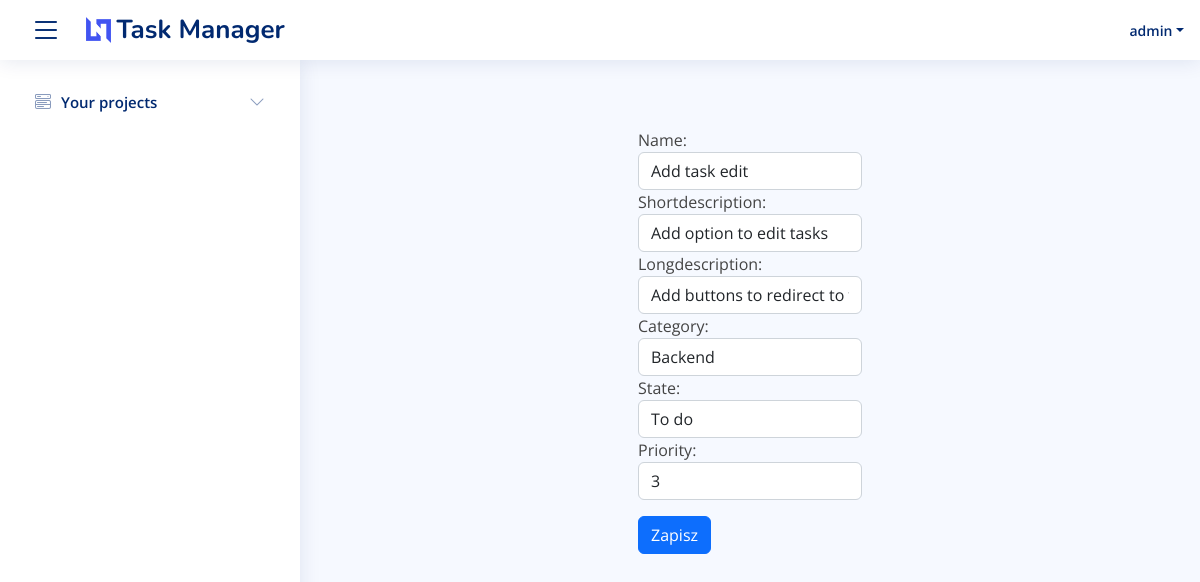
Before: /tasks/taskList/4/taskDetail/12/editTask/ (signed in) with the older database file.
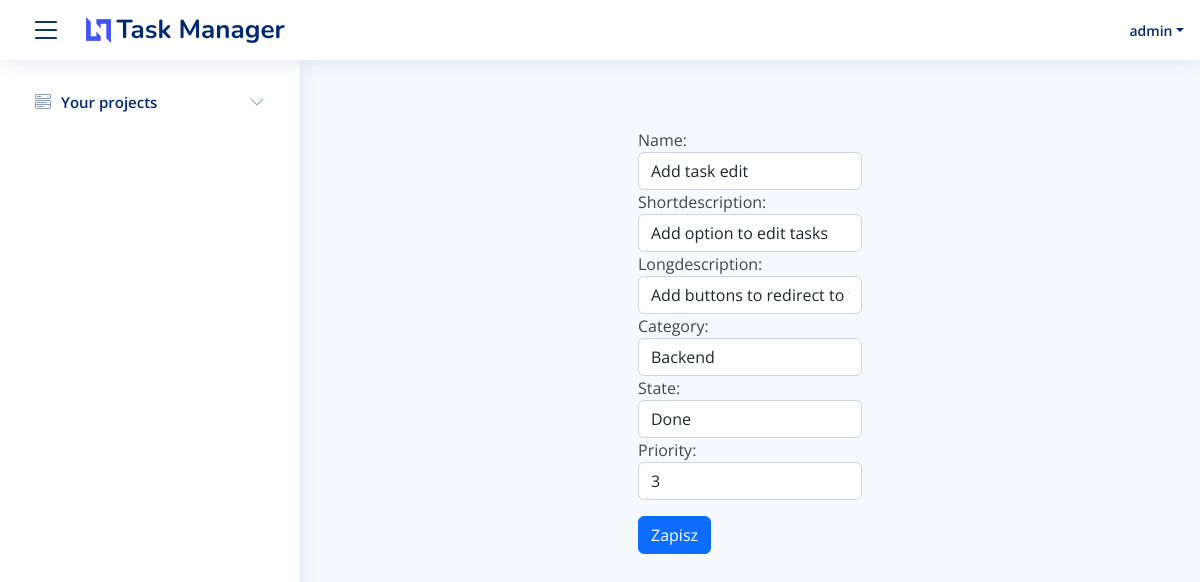
After: the same page with the newer database file.
### tasks/models.py (models this page shows, shortened)
class Task(models.Model):
    name = models.CharField(max_length=100)
    shortDescription = models.CharField(max_length=100)
    longDescription = models.CharField(max_length=500)
    category = models.CharField(max_length=50)
    stateOptions = models.TextChoices('state', 'toDo inProgress done')
    state = models.CharField(blank=True, max_length=10, choices=stateOptions.choices)
    priority = models.IntegerField()
    createdBy = models.ForeignKey(
        settings.AUTH_USER_MODEL,
        on_delete=models.CASCADE,
        default=1
    )
    filePath = models.CharField(max_length=500, default='')
    projectName = models.ForeignKey(Project, on_delete=models.CASCADE)

### tasks/views/views.py (the view)
# urls.py: path('taskList/<int:projectId>/taskDetail/<int:taskId>/editTask/', views.editTask, name='editTask'),
def editTask(request, projectId, taskId):
    task = Task.objects.get(id=taskId)
    form = TaskCreateForm(initial={
        'name': task.name,
        'shortDescription': task.shortDescription,
        'longDescription': task.longDescription,
        'category': task.category,
        'state': task.state,
        'priority': task.priority,
    })
    return render(request, 'editTask.html', {'form': form, 'projectId': projectId, 'taskId': taskId})

### tasks/forms.py
class TaskCreateForm(forms.Form):
    name = forms.CharField(max_length=100, widget=forms.TextInput(attrs={'class': 'form-control'}))
    shortDescription = forms.CharField(max_length=100, widget=forms.TextInput(attrs={'class': 'form-control'}))
    longDescription = forms.CharField(max_length=500, widget=forms.TextInput(attrs={'class': 'form-control'}))
    category = forms.CharField(max_length=50, widget=forms.TextInput(attrs={'class': 'form-control'}))
    CHOICES = (
    ('toDo', 'To do'),
    ('inProgress', 'In progress'),
    ('done', 'Done'),
    )
    state = forms.CharField(widget=forms.Select(choices=CHOICES, attrs={'class': 'form-control'}))
    priority = forms.IntegerField(widget=forms.NumberInput(attrs={'class': 'form-control'}))

### templates/editTask.html (shortened to what this page needs)
{% extends 'base.html' %}
{% block content %}
      <div class="container-fluid">
        <div class="row justify-content-center p-5">
          <div class="col-sm-4">
            <form action="{% url 'editTaskExecute' projectId taskId %}" method="POST">
                {{ form }}
                <input type="submit" value="Zapisz" class="btn btn-primary mt-3">
            </form>
          </div>
        </div>
      </div>
      {% endblock %}

Changed rows visible on the page:
changed Task "Add task edit": state "To do" → "Done"
